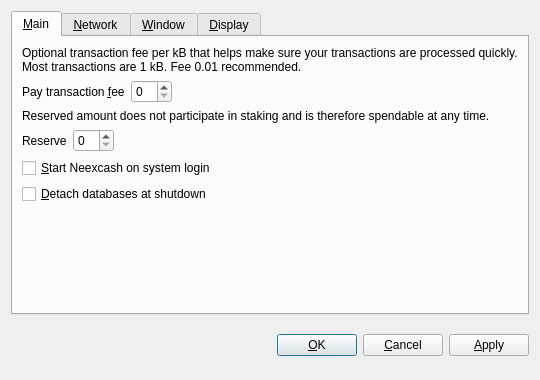
<?xml version="1.0" encoding="UTF-8"?>
<ui version="4.0">
 <class>OptionsDialog</class>
 <widget class="QDialog" name="OptionsDialog">
  <property name="geometry">
   <rect>
    <x>0</x>
    <y>0</y>
    <width>540</width>
    <height>380</height>
   </rect>
  </property>
  <property name="windowTitle">
   <string>Options</string>
  </property>
  <property name="modal">
   <bool>true</bool>
  </property>
  <layout class="QVBoxLayout" name="verticalLayout">
   <item>
    <widget class="QTabWidget" name="tabWidget">
     <property name="tabPosition">
      <enum>QTabWidget::North</enum>
     </property>
     <property name="currentIndex">
      <number>0</number>
     </property>
     <widget class="QWidget" name="tabMain">
      <attribute name="title">
       <string>&amp;Main</string>
      </attribute>
      <layout class="QVBoxLayout" name="verticalLayout_Main">
       <item>
        <widget class="QLabel" name="transactionFeeInfoLabel">
         <property name="text">
          <string>Optional transaction fee per kB that helps make sure your transactions are processed quickly. Most transactions are 1 kB. Fee 0.01 recommended.</string>
         </property>
         <property name="textFormat">
          <enum>Qt::PlainText</enum>
         </property>
         <property name="wordWrap">
          <bool>true</bool>
         </property>
        </widget>
       </item>
       <item>
        <layout class="QHBoxLayout" name="horizontalLayoutFee">
         <item>
          <widget class="QLabel" name="transactionFeeLabel">
           <property name="text">
            <string>Pay transaction &amp;fee</string>
           </property>
           <property name="textFormat">
            <enum>Qt::PlainText</enum>
           </property>
           <property name="buddy">
            <cstring>transactionFee</cstring>
           </property>
          </widget>
         </item>
         <item>
          <widget class="BitcoinAmountField" name="transactionFee"/>
         </item>
         <item>
          <spacer name="horizontalSpacerFee">
           <property name="orientation">
            <enum>Qt::Horizontal</enum>
           </property>
           <property name="sizeHint" stdset="0">
            <size>
             <width>40</width>
             <height>20</height>
            </size>
           </property>
          </spacer>
         </item>
        </layout>
       </item>
       <item>
        <widget class="QLabel" name="reserveBalanceInfoLabel">
         <property name="text">
          <string>Reserved amount does not participate in staking and is therefore spendable at any time.</string>
         </property>
         <property name="textFormat">
          <enum>Qt::PlainText</enum>
         </property>
         <property name="wordWrap">
          <bool>true</bool>
         </property>
        </widget>
       </item>
       <item>
        <layout class="QHBoxLayout" name="horizontalLayoutReserveBalance">
         <item>
          <widget class="QLabel" name="reserveBalanceLabel">
           <property name="text">
            <string>Reserve</string>
           </property>
           <property name="textFormat">
            <enum>Qt::PlainText</enum>
           </property>
           <property name="buddy">
            <cstring>reserveBalance</cstring>
           </property>
          </widget>
         </item>
         <item>
          <widget class="BitcoinAmountField" name="reserveBalance"/>
         </item>
         <item>
          <spacer name="horizontalSpacerReserveBalance">
           <property name="orientation">
            <enum>Qt::Horizontal</enum>
           </property>
           <property name="sizeHint" stdset="0">
            <size>
             <width>40</width>
             <height>20</height>
            </size>
           </property>
          </spacer>
         </item>
        </layout>
       </item>
       <item>
        <widget class="QCheckBox" name="bitcoinAtStartup">
         <property name="toolTip">
          <string>Automatically start Neexcash after logging in to the system.</string>
         </property>
         <property name="text">
          <string>&amp;Start Neexcash on system login</string>
         </property>
        </widget>
       </item>
       <item>
        <widget class="QCheckBox" name="detachDatabases">
         <property name="toolTip">
          <string>Detach block and address databases at shutdown. This means they can be moved to another data directory, but it slows down shutdown. The wallet is always detached.</string>
         </property>
         <property name="text">
          <string>&amp;Detach databases at shutdown</string>
         </property>
        </widget>
       </item>
       <item>
        <spacer name="verticalSpacer_Main">
         <property name="orientation">
          <enum>Qt::Vertical</enum>
         </property>
         <property name="sizeHint" stdset="0">
          <size>
           <width>20</width>
           <height>40</height>
          </size>
         </property>
        </spacer>
       </item>
      </layout>
     </widget>
     <widget class="QWidget" name="tabNetwork">
      <attribute name="title">
       <string>&amp;Network</string>
      </attribute>
      <layout class="QVBoxLayout" name="verticalLayout_Network">
       <item>
        <widget class="QCheckBox" name="mapPortUpnp">
         <property name="toolTip">
          <string>Automatically open the Neexcash client port on the router. This only works when your router supports UPnP and it is enabled.</string>
         </property>
         <property name="text">
          <string>Map port using &amp;UPnP</string>
         </property>
        </widget>
       </item>
       <item>
        <widget class="QCheckBox" name="connectSocks">
         <property name="toolTip">
          <string>Connect to the Neexcash network through a SOCKS proxy (e.g. when connecting through Tor).</string>
         </property>
         <property name="text">
          <string>&amp;Connect through SOCKS proxy:</string>
         </property>
        </widget>
       </item>
       <item>
        <layout class="QHBoxLayout" name="horizontalLayout_Network">
         <item>
          <widget class="QLabel" name="proxyIpLabel">
           <property name="text">
            <string>Proxy &amp;IP:</string>
           </property>
           <property name="textFormat">
            <enum>Qt::PlainText</enum>
           </property>
           <property name="buddy">
            <cstring>proxyIp</cstring>
           </property>
          </widget>
         </item>
         <item>
          <widget class="QValidatedLineEdit" name="proxyIp">
           <property name="maximumSize">
            <size>
             <width>140</width>
             <height>16777215</height>
            </size>
           </property>
           <property name="toolTip">
            <string>IP address of the proxy (e.g. 127.0.0.1)</string>
           </property>
          </widget>
         </item>
         <item>
          <widget class="QLabel" name="proxyPortLabel">
           <property name="text">
            <string>&amp;Port:</string>
           </property>
           <property name="textFormat">
            <enum>Qt::PlainText</enum>
           </property>
           <property name="buddy">
            <cstring>proxyPort</cstring>
           </property>
          </widget>
         </item>
         <item>
          <widget class="QLineEdit" name="proxyPort">
           <property name="maximumSize">
            <size>
             <width>55</width>
             <height>16777215</height>
            </size>
           </property>
           <property name="toolTip">
            <string>Port of the proxy (e.g. 9050)</string>
           </property>
          </widget>
         </item>
         <item>
          <widget class="QLabel" name="socksVersionLabel">
           <property name="text">
            <string>SOCKS &amp;Version:</string>
           </property>
           <property name="textFormat">
            <enum>Qt::PlainText</enum>
           </property>
           <property name="buddy">
            <cstring>socksVersion</cstring>
           </property>
          </widget>
         </item>
         <item>
          <widget class="QValueComboBox" name="socksVersion">
           <property name="toolTip">
            <string>SOCKS version of the proxy (e.g. 5)</string>
           </property>
          </widget>
         </item>
         <item>
          <spacer name="horizontalSpacer_Network">
           <property name="orientation">
            <enum>Qt::Horizontal</enum>
           </property>
           <property name="sizeHint" stdset="0">
            <size>
             <width>40</width>
             <height>20</height>
            </size>
           </property>
          </spacer>
         </item>
        </layout>
       </item>
       <item>
        <spacer name="verticalSpacer_Network">
         <property name="orientation">
          <enum>Qt::Vertical</enum>
         </property>
         <property name="sizeHint" stdset="0">
          <size>
           <width>20</width>
           <height>40</height>
          </size>
         </property>
        </spacer>
       </item>
      </layout>
     </widget>
     <widget class="QWidget" name="tabWindow">
      <attribute name="title">
       <string>&amp;Window</string>
      </attribute>
      <layout class="QVBoxLayout" name="verticalLayout_Window">
       <item>
        <widget class="QCheckBox" name="minimizeToTray">
         <property name="toolTip">
          <string>Show only a tray icon after minimizing the window.</string>
         </property>
         <property name="text">
          <string>&amp;Minimize to the tray instead of the taskbar</string>
         </property>
        </widget>
       </item>
       <item>
        <widget class="QCheckBox" name="minimizeOnClose">
         <property name="toolTip">
          <string>Minimize instead of exit the application when the window is closed. When this option is enabled, the application will be closed only after selecting Quit in the menu.</string>
         </property>
         <property name="text">
          <string>M&amp;inimize on close</string>
         </property>
        </widget>
       </item>
       <item>
        <spacer name="verticalSpacer_Window">
         <property name="orientation">
          <enum>Qt::Vertical</enum>
         </property>
         <property name="sizeHint" stdset="0">
          <size>
           <width>20</width>
           <height>40</height>
          </size>
         </property>
        </spacer>
       </item>
      </layout>
     </widget>
     <widget class="QWidget" name="tabDisplay">
      <attribute name="title">
       <string>&amp;Display</string>
      </attribute>
      <layout class="QVBoxLayout" name="verticalLayout_Display">
       <item>
        <layout class="QHBoxLayout" name="horizontalLayout_1_Display">
         <item>
          <widget class="QLabel" name="langLabel">
           <property name="text">
            <string>User Interface &amp;language:</string>
           </property>
           <property name="textFormat">
            <enum>Qt::PlainText</enum>
           </property>
           <property name="buddy">
            <cstring>lang</cstring>
           </property>
          </widget>
         </item>
         <item>
          <widget class="QValueComboBox" name="lang">
           <property name="toolTip">
            <string>The user interface language can be set here. This setting will take effect after restarting Neexcash.</string>
           </property>
          </widget>
         </item>
        </layout>
       </item>
       <item>
        <layout class="QHBoxLayout" name="horizontalLayout_2_Display">
         <item>
          <widget class="QLabel" name="unitLabel">
           <property name="text">
            <string>&amp;Unit to show amounts in:</string>
           </property>
           <property name="textFormat">
            <enum>Qt::PlainText</enum>
           </property>
           <property name="buddy">
            <cstring>unit</cstring>
           </property>
          </widget>
         </item>
         <item>
          <widget class="QValueComboBox" name="unit">
           <property name="toolTip">
            <string>Choose the default subdivision unit to show in the interface and when sending coins.</string>
           </property>
          </widget>
         </item>
        </layout>
       </item>
       <item>
        <widget class="QCheckBox" name="displayAddresses">
         <property name="toolTip">
          <string>Whether to show Neexcash addresses in the transaction list or not.</string>
         </property>
         <property name="text">
          <string>&amp;Display addresses in transaction list</string>
         </property>
        </widget>
       </item>
       <item>
        <widget class="QCheckBox" name="coinControlFeatures">
         <property name="toolTip">
          <string>Whether to show coin control features or not.</string>
         </property>
         <property name="text">
          <string>Display coin &amp;control features (experts only!)</string>
         </property>
        </widget>
       </item>
       <item>
        <spacer name="verticalSpacer_Display">
         <property name="orientation">
          <enum>Qt::Vertical</enum>
         </property>
         <property name="sizeHint" stdset="0">
          <size>
           <width>20</width>
           <height>40</height>
          </size>
         </property>
        </spacer>
       </item>
      </layout>
     </widget>
    </widget>
   </item>
   <item>
    <layout class="QHBoxLayout" name="horizontalLayout_Buttons">
     <item>
      <spacer name="horizontalSpacer_1">
       <property name="orientation">
        <enum>Qt::Horizontal</enum>
       </property>
       <property name="sizeHint" stdset="0">
        <size>
         <width>40</width>
         <height>48</height>
        </size>
       </property>
      </spacer>
     </item>
     <item>
      <widget class="QLabel" name="statusLabel">
       <property name="font">
        <font>
         <weight>75</weight>
         <bold>true</bold>
        </font>
       </property>
       <property name="text">
        <string/>
       </property>
       <property name="textFormat">
        <enum>Qt::PlainText</enum>
       </property>
       <property name="wordWrap">
        <bool>true</bool>
       </property>
      </widget>
     </item>
     <item>
      <spacer name="horizontalSpacer_2">
       <property name="orientation">
        <enum>Qt::Horizontal</enum>
       </property>
       <property name="sizeHint" stdset="0">
        <size>
         <width>40</width>
         <height>48</height>
        </size>
       </property>
      </spacer>
     </item>
     <item>
      <widget class="QPushButton" name="okButton">
       <property name="text">
        <string>&amp;OK</string>
       </property>
      </widget>
     </item>
     <item>
      <widget class="QPushButton" name="cancelButton">
       <property name="text">
        <string>&amp;Cancel</string>
       </property>
       <property name="autoDefault">
        <bool>false</bool>
       </property>
      </widget>
     </item>
     <item>
      <widget class="QPushButton" name="applyButton">
       <property name="text">
        <string>&amp;Apply</string>
       </property>
       <property name="autoDefault">
        <bool>false</bool>
       </property>
      </widget>
     </item>
    </layout>
   </item>
  </layout>
 </widget>
 <customwidgets>
  <customwidget>
   <class>BitcoinAmountField</class>
   <extends>QSpinBox</extends>
   <header>bitcoinamountfield.h</header>
  </customwidget>
  <customwidget>
   <class>QValueComboBox</class>
   <extends>QComboBox</extends>
   <header>qvaluecombobox.h</header>
  </customwidget>
  <customwidget>
   <class>QValidatedLineEdit</class>
   <extends>QLineEdit</extends>
   <header>qvalidatedlineedit.h</header>
  </customwidget>
 </customwidgets>
 <resources/>
 <connections/>
</ui>
